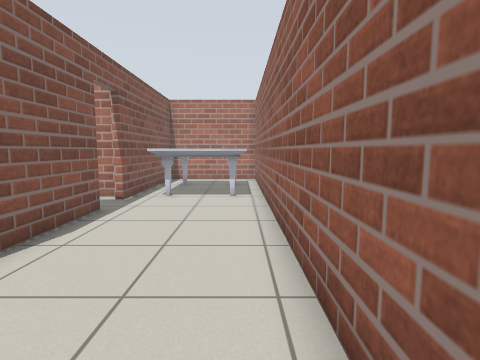
view 1 (above)

17 first-person views from a walk through a robot-simulator world made for Gazebo. The camera is 0.94 m above the floor, tilts 6° down and sees 80° across. The floor is counted in squares, 0.5 m on a side. Each view is taken from the middle of a square. On the plan, view 1 faces up. The plan holds only what a view shows up to about 16 squares ahead; the rest is blank.

view 2
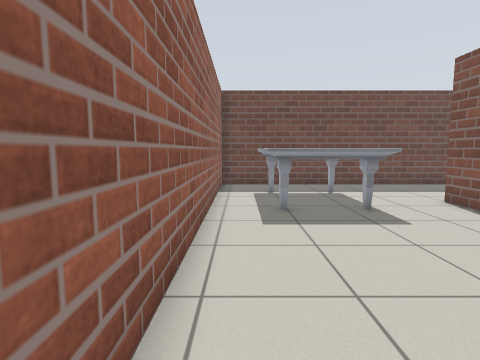

view 3
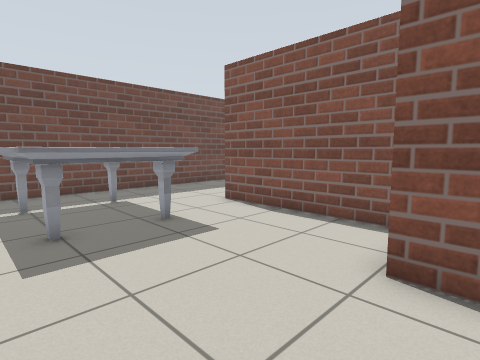

view 4
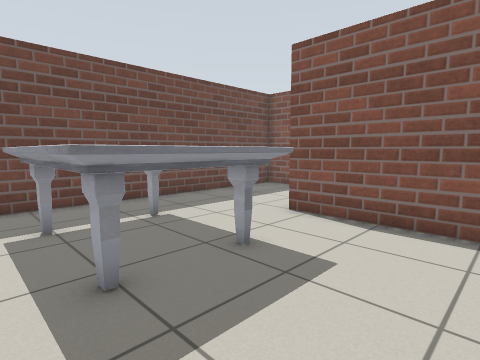

view 5
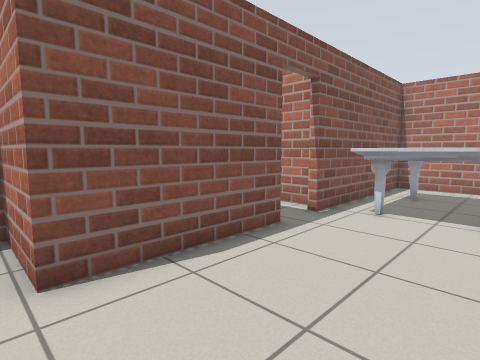

view 6
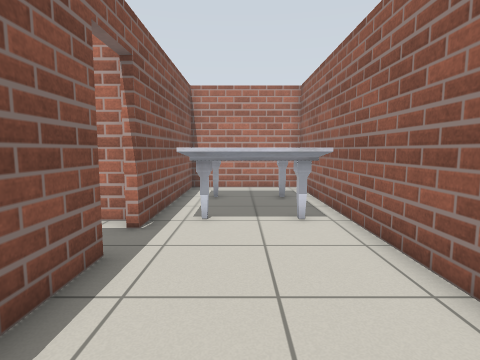

view 7
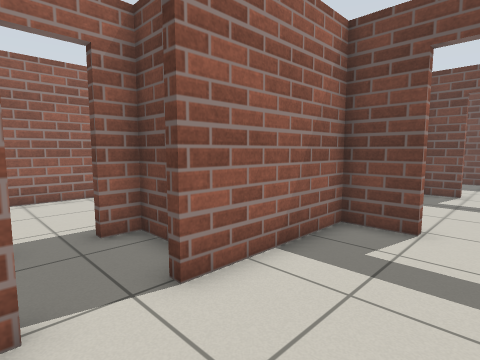

view 8
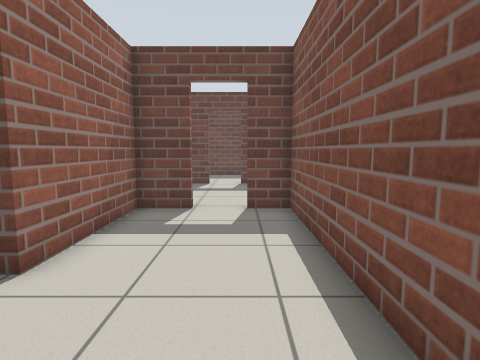

view 9
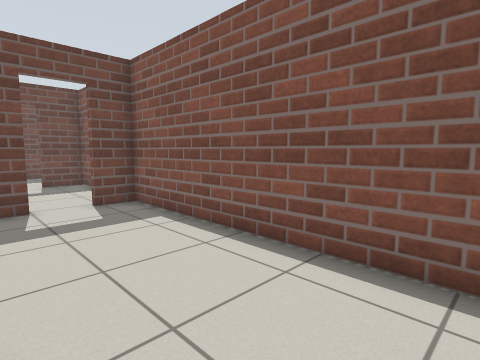

view 10
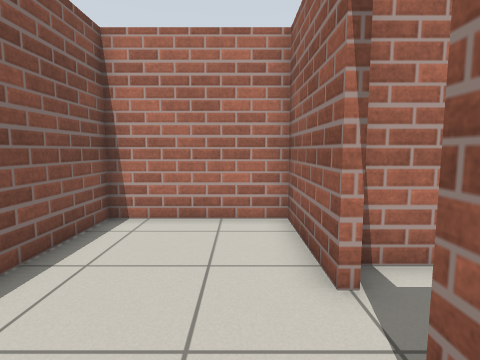

view 11
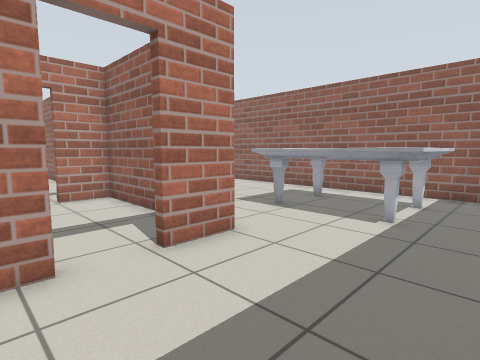

view 12
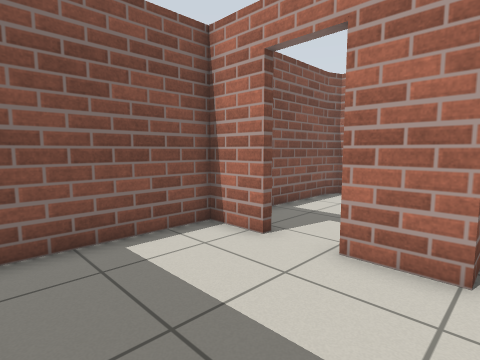

view 13
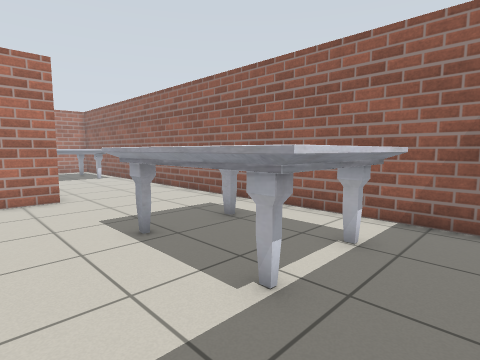

view 14
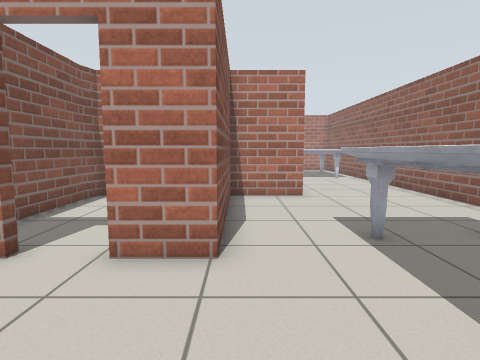

view 15
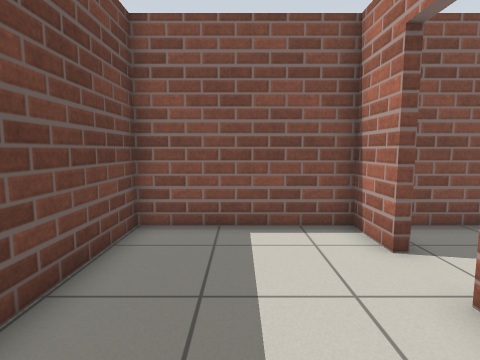

view 16
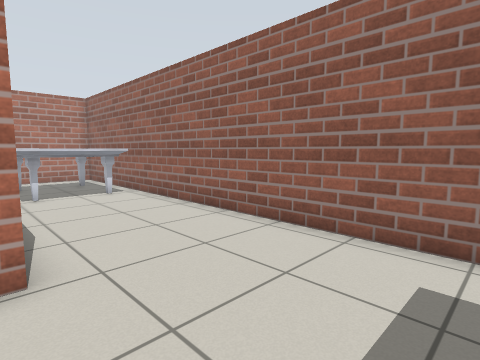

view 17
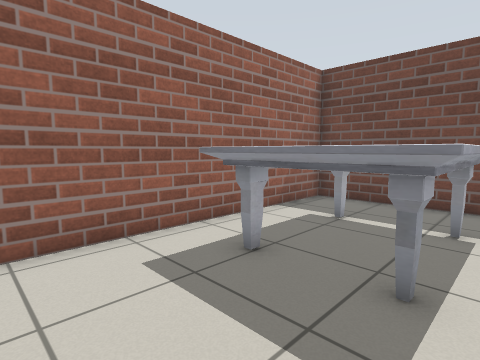

### Floor plan
Ten units are one square. View 1 is at (0, 0); x grows to the right and y downward. Boxes are objects, and circles mark ways between rooms. Rooms are numbered by the first view taken in them; rooms with no view inside come last. Other rooms are left out.
<svg viewBox="-134 -180 149 270">
<path fill="none" stroke="#000" d="M-44 -90 -44 -36 -74 -36 -74 32 -94 32M-110 32 -129 32 -129 85 10 85 10 -175M-44 -175 -44 -106M-77 -106 -77 -147 -126 -147 -126 -37M-95 -40 -77 -40 -77 -89M-126 -40 -111 -40M-77 0 -77 -36 -95 -36M-126 -37 -129 -30 -129 29 -110 29M-94 29 -80 29M-50 -115 -71 -115M-60 -80 -47 -80 -47 -90"/>
<rect x="-45" y="5" width="40" height="60" fill="#bbb"><title>marble table</title></rect>
<rect x="-35" y="-125" width="40" height="20" fill="#bbb"><title>marble table</title></rect>
<rect x="-35" y="-165" width="10" height="20" fill="#bbb"><title>marble table</title></rect>
<rect x="-5" y="-155" width="10" height="10" fill="#bbb"><title>marble table</title></rect>
<circle cx="-105" cy="30" r="3" fill="#2a7"/>
<circle cx="-47" cy="-97" r="3" fill="#2a7"/>
<circle cx="-105" cy="-40" r="3" fill="#2a7"/>
<circle cx="-77" cy="-97" r="3" fill="#2a7"/>
<text x="-40" y="-10">1</text>
<text x="-100" y="-100">2</text>
<text x="-100" y="-10">3</text>
<text x="-60" y="-100">4</text>
</svg>
Room 1 opens to room 3. Room 1 opens to room 4. Room 2 opens to room 3. Room 2 opens to room 4.

Where each view was taken, in squares from view 1:
view 1: 0 up, 0 right, facing up
view 2: 7 up, 0 right, facing down
view 3: 5 up, 0 right, facing down-left
view 4: 2 up, 0 right, facing down-left
view 5: 3 up, 0 right, facing up-left
view 6: 4 up, 2 left, facing up
view 7: 11 up, 11 left, facing down-right
view 8: 13 up, 11 left, facing down
view 9: 14 up, 8 left, facing down-left
view 10: 7 up, 9 left, facing up
view 11: 8 down, 12 left, facing up-right
view 12: 8 down, 7 left, facing up-left
view 13: 8 down, 7 left, facing up-right
view 14: 8 down, 7 left, facing up
view 15: 6 down, 6 left, facing left
view 16: 1 down, 5 left, facing up-right
view 17: 2 up, 5 left, facing down-right
